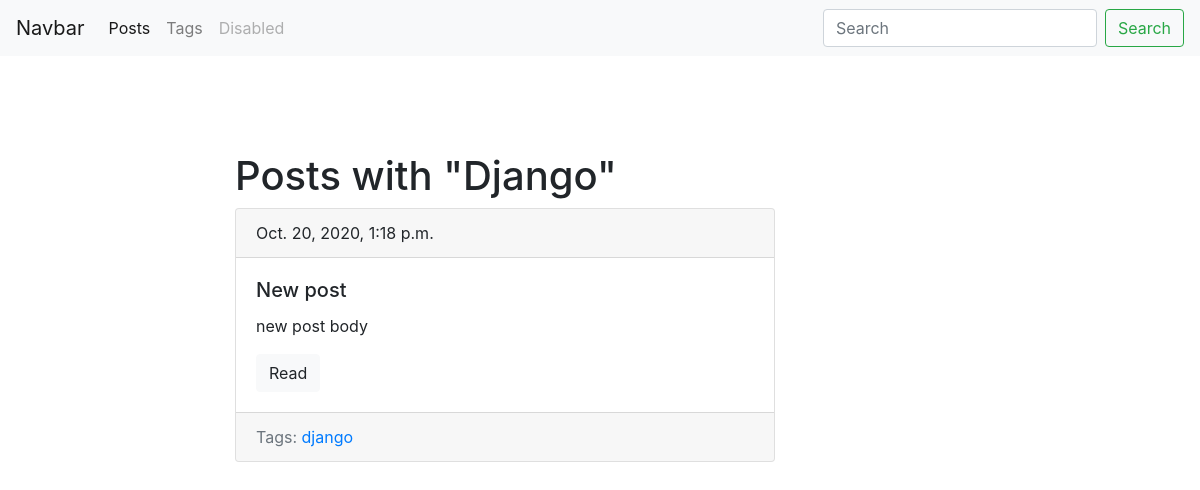
Screenshot of /blog/tag/django/ with the database file from the repository.
### blogapp/models.py (models this page shows, shortened)
class Tag(models.Model):
    title = models.CharField(max_length=50)
    slug = models.SlugField(max_length=50, unique=True)
    def get_absolute_url(self):
        return reverse('tag_detail_url', kwargs={'slug': self.slug})

class Post(models.Model):
    title = models.CharField(max_length=150, db_index=True)
    slug = models.SlugField(max_length=150, unique=True)
    body = models.TextField(blank=True, db_index=True)
    tags = models.ManyToManyField('Tag', blank=True, related_name='posts')
    date_pub = models.DateTimeField(auto_now_add=True)
    def get_absolute_url(self):
        return reverse('post_detail_url', kwargs={'slug': self.slug})

### blogapp/views.py (the view)
# urls.py: path('tag/<str:slug>/', TagDetail.as_view(), name='tag_detail_url'),
class TagDetail(ObjectDetailMixin, View):
    model = Tag
    template = 'blogapp/tag_detail.html'

### blogapp/utils.py (called while the page is built)
    def get(self, request, slug):
        obj = get_object_or_404(self.model, slug__iexact=slug)
        return render(request, self.template, context={self.model.__name__.lower(): obj})

### blogapp/templates/blogapp/tag_detail.html (shortened to what this page needs)
{% extends 'blogapp/base_blog.html' %}
{% block content %}
    <h1 class="mt-5">Posts with "{{ tag.title|title }}"</h1>
    {% for post in tag.posts.all %}
        {% include 'blogapp/includes/post_card_template.html' %}
    {% endfor %}
{% endblock content %}

### blogapp/templates/blogapp/includes/post_card_template.html
<div class="card mb-4">
    <div class="card-header">
        {{ post.date_pub }}
    </div>
    <div class="card-body">
        <h5 class="card-title">{{ post.title }}</h5>
        <p class="card-text">{{ post.body|truncatewords:15 }}</p>
        <a href="{{ post.get_absolute_url }}" class="btn btn-light">Read</a>
    </div>
    <div class="card-footer text-muted">
    Tags:
    {% for tag in post.tags.all %}
        <a href="{{ tag.get_absolute_url }}">{{ tag.title }}</a>
    {% endfor %}
    </div>
</div>

### rows the page displays
Tag: title "Django", title "django"
Post: date_pub "Oct. 20, 2020, 1:18 p.m.", title "New post", body "new post body"
